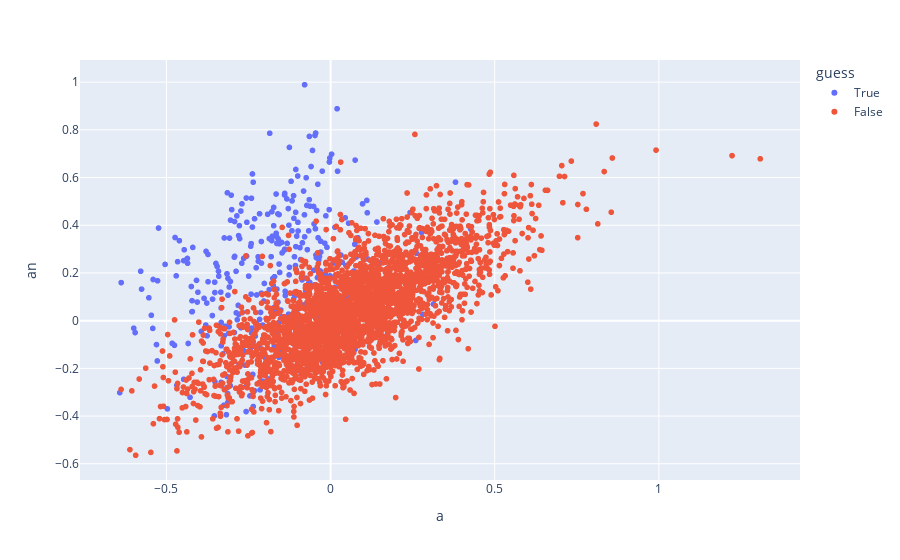

This figure's notebook cell:
### Markdown cell above
#### Articles

Something interesting to look at is if the model has learned to use correct articles. Let's study this a bit more in-depth.
We can do this quite simply by taking the weights for both for all subsequent tokens and plotting them together.

### Code cell
mask_non_words = torch.tensor([vocab.inv[idx][0].isalpha() for idx in range(len(vocab))])

vowels = ['a', 'e', 'i', 'o', 'u']

df = pd.DataFrame(dict(x=diag[:, vocab["a"]].cpu(), y=diag[:, vocab["an"]].cpu(), token=vocab.tokens))
df = df[df.token.str[0].str.isalpha()]
df["guess"] = df.token.str[0].isin(vowels)

px.scatter(df, x="x", y="y", hover_name="token", color="guess", labels=dict(x="a", y="an")).show()

### Figure 1 — Plotly figure (JSON) as saved in the notebook; plotly's stock layout.template omitted (floating-point values rounded to 4 significant figures; data arrays with more than 128 entries replaced by an {"elided": "..."} marker saying what was removed)
{"data": [{"hovertemplate": "<b>%{hovertext}</b><br><br>guess=True<br>a=%{x}<br>an=%{y}<extra></extra>", "hovertext": {"elided": "421 str values"}, "legendgroup": "True", "marker": {"color": "#636efa", "symbol": "circle"}, "mode": "markers", "name": "True", "showlegend": true, "type": "scattergl", "x": {"elided": "421 float values"}, "xaxis": "x", "y": {"elided": "421 float values"}, "yaxis": "y"}, {"hovertemplate": "<b>%{hovertext}</b><br><br>guess=False<br>a=%{x}<br>an=%{y}<extra></extra>", "hovertext": {"elided": "2820 str values"}, "legendgroup": "False", "marker": {"color": "#EF553B", "symbol": "circle"}, "mode": "markers", "name": "False", "showlegend": true, "type": "scattergl", "x": {"elided": "2820 float values"}, "xaxis": "x", "y": {"elided": "2820 float values"}, "yaxis": "y"}], "layout": {"legend": {"title": {"text": "guess"}, "tracegroupgap": 0}, "margin": {"t": 60}, "xaxis": {"anchor": "y", "domain": [0, 1], "title": {"text": "a"}}, "yaxis": {"anchor": "x", "domain": [0, 1], "title": {"text": "an"}}}}
